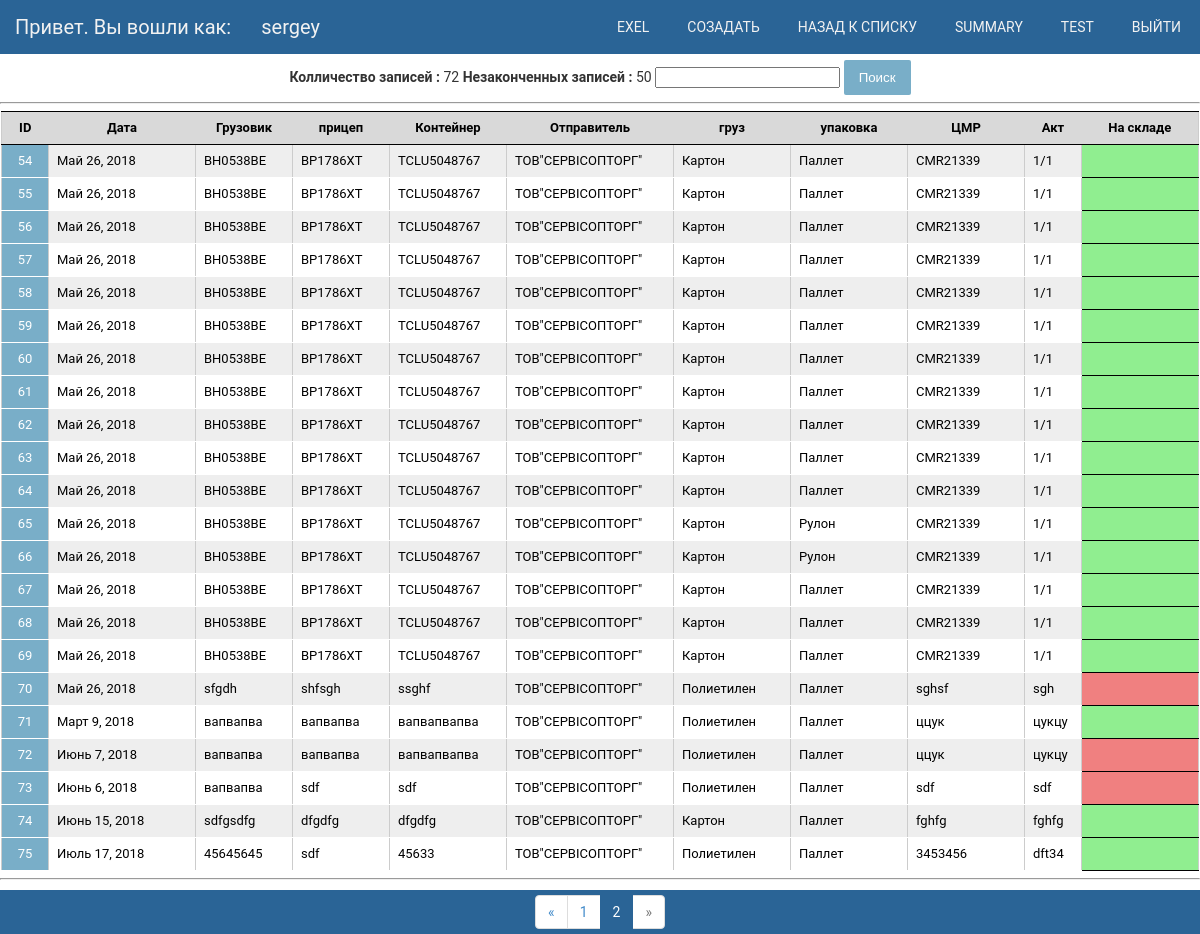
Screenshot of /samsung/?page=2 (signed in) with the database file from the repository.
### samsung/models.py (models this page shows, shortened)
class Incoming(models.Model):
    class Meta():
        db_table = 'incoming'
    incoming_date = models.DateField('Дата разгрузки')
    track_i = models.CharField('Номер грузовика', max_length=8)
    trailer_i = models.CharField('Номер прицепа', max_length=8)
    container_i = models.CharField('Номер контейнера', max_length=11)
    uploading = (
        ('0', 'Нет'),
        ('1', 'Да'),
    )
    upload = models.CharField('Контейнер', max_length=3, blank=False, choices=uploading, default='d', help_text='Снятие контейнера')
    sender = models.ForeignKey('Company', on_delete=models.SET_NULL, null=True, verbose_name='Отправитель')
    cargo = models.ForeignKey('Cargo', on_delete=models.SET_NULL, null=True, verbose_name='Наименование груза')
    pack = models.ForeignKey('Type', on_delete=models.SET_NULL, null=True, verbose_name='Вид упаковки')
    quantity_i = models.PositiveIntegerField('Количество')
    cell_position = models.ForeignKey('Position', on_delete=models.SET_NULL, null=True, verbose_name='Ячейка', help_text='Место размещения на складе')
    cmr = models.CharField('CMR/TTH', max_length=12)
    akt_i = models.CharField('Номер акта', max_length=5)
    lot = models.CharField('Лот', max_length=19)
    def get_absolute_url(self):
        return reverse('detail', kwargs={"id": self.id})

class Company(models.Model):
    class Meta():
        db_table = 'company'
    company = models.CharField(max_length=20, verbose_name='Компания', help_text='Отправитель/получатель')
    def __str__(self):
        return '%s' % (self.company)

class Cargo(models.Model):
    class Meta():
        db_table = 'cargo'
    cargotype = models.CharField('Наименование груза', max_length=12)
    count = models.DecimalField('Стоимость', max_digits=4, decimal_places=2)
    def __str__(self):
        return '%s' % (self.cargotype)

class Type(models.Model):
    class Meta():
        db_table = 'type'
    type = models.CharField('Вид упаковки', max_length=12)
    def __str__(self):
        return '%s' % (self.type)

### samsung/views.py (the view, shortened to what this page needs)
# urls.py: url(r'^samsung/', include('samsung.urls')),
def samsung(request):
    incomings = Incoming.objects.all()
    outcomings = Outcoming.objects.all()
    allbase = incomings.count()
    out = outcomings.count()
    rest = allbase-out
    query = request.GET.get('search')
    page = request.GET.get('page')
    paginator = Paginator(incomings, 50)
    try:
        incomings = paginator.page(page)
    except PageNotAnInteger:
        incomings = paginator.page(1)
    except EmptyPage:
        incomings = paginator.page(paginator.num_pages)
    context = {'incomings': incomings, 'allbase': allbase, 'rest': rest, 'outcomings': outcomings}
    return render(request, 'samsung.html', context)

### templates/samsung.html (shortened to what this page needs)
{% extends "topbar.html" %}
{% load staticfiles %}
{% block content %}
{% if user.is_active %}
<form class="" action="" method="GET">
  <font='black'></font><strong> Колличество записей :</strong> {{ allbase }}
  <font='black'></font><strong> Незаконченных записей :</strong> {{ rest }}
  <input type="text" name="search" value="{{ request.GET.search }}" required title="Формат для поиска даты ГГ-ММ-ДД. Пишем через тире.">
  <input type="submit" name="" value="Поиск">
</form>
<hr>
<table class="tablemain" align='center' cellpadding="1" cellspacing="1" border="1">
  <thead>
    <tr>
    <th align="justify" width="30"> ID</td>
    <th align="justify" width="130"> Дата</td>
    <th align="justify" width="80">Грузовик</td>
    <th align="justify" width="80">прицеп</td>
    <th align="justify" width="100">Контейнер</td>
    <th align="justify" width="150">Отправитель</td>
    <th align="justify" width="100">груз</td>
    <th align="justify" width="100">упаковка</td>
    <th align="justify" width="100">ЦМР</td>
    <th align="justify" width="40">Акт</td>
    <th align="justify" width="100">На складе</td>
    </tr>
  </thead>
    <tbody align='center' cellpadding="1" cellspacing="1" border="1">
      {% for act in incomings %}
      <tr>
        <td align="center" width="30" bgcolor=#79aec8>
          <a class="button" href="{{ act.get_absolute_url }}">{{ act.id }}</a>
        </td>
        <td align="justify" width="130">{{ act.incoming_date }}</td>
        <td align="justify" width="80">{{ act.track_i }}</td>
        <td align="justify" width="80">{{ act.trailer_i }}</td>
        <td align="justify" width="100">{{ act.container_i }}</td>
        <td align="justify" width="150">{{ act.sender }}</td>
        <td align="justify" width="100">{{ act.cargo }}</td>
        <td align="justify" width="100">{{ act.pack }}</td>
        <td align="justify" width="100">{{ act.cmr }}</td>
        <td align="justify" width="40">{{ act.akt_i }}</td>
        {% if not act.outcoming.akt_o %}
        <th align="justify" width="100" bgcolor=#90EE90></th>
        {% elif act.outcoming.akt_o %}
        <th align="justify" width="100" bgcolor=#F08080></th>
        {% endif %}
      </tr>
      {% endfor %}
    </tbody>
</table>
    <hr>
{% block pagination %}
{% if incomings.has_other_pages %}
<div class="paginationstick center">
  <ul class="pagination">
    {% if incomings.has_previous %}
      <li><a href="?page={{ incomings.previous_page_number }}{% if request.GET.search %}&search={{ request.GET.search }}{% endif %}">&laquo;</a></li>
    {% else %}
      <li class="disabled"><span>&laquo;</span></li>
    {% endif %}
    {% for i in incomings.paginator.page_range %}
      {% if incomings.number == i %}
        <li class="active"><span>{{ i }} </span></li>
      {% else %}
        <li><a href="?page={{ i }}">{{ i }}</a></li>
      {% endif %}
    {% endfor %}
    {% if incomings.has_next %}
      <li><a href="?page={{ incomings.next_page_number }}{% if request.GET.search %}&search={{ request.GET.search }}{% endif %}">&raquo;</a></li>
    {% else %}
      <li class="disabled"><span>&raquo;</span></li>
    {% endif %}
  </ul>
</div>
{% endif %}
{% endblock %}
{% endif %}
{% endblock %}

### templates/topbar.html (shortened to what this page needs)
{% load staticfiles %}
<html lang="en" dir="ltr">
  <head>
    <link rel="stylesheet" type="text/css" href="{% static "css/base.css" %}"/>
  </head>
{% if user.is_active %}
  <body class="main">
    <div class="navbar">
      <li>Привет. Вы вошли как:</li>
      <li>{% firstof user.get_short_name user.get_username %}</li>
      <a href="{% url 'logout_user' %}">Выйти</a>
      <a href="{% url 'test' %}">test</a>
      <a href="{% url 'summary' %}">summary</a>
      <a href="{% url 'samsung' %}">Назад к списку</a>
      <a href="{% url 'new' %}">созадать</a>
      <a href="{% url 'exel_out' %}">Exel</a>
      </div>
  </body>
{% endif %}
{% block content %}
{% endblock %}

### static/css/base.css (style rules this page uses)
body { margin: 0; padding: 0; font-size: 14px; font-family: "Roboto","Lucida Grande","DejaVu Sans","Bitstream Vera Sans",Verdana,Arial,sans-serif; color: #333; background: #FFF; padding-bottom: 40px; }
form { text-align: center; }
.tablemain th { font-size: 13px; font-weight: bold; border-top: 1px solid #000; border-bottom: 1px solid #000; color: #000; padding: 8px; }
.tablemain td { border-bottom: 1px solid #fff; color: #000; border-top: 1px solid transparent; padding: 8px; }
.tablemain tr:nth-of-type(odd) { background: #eee; }
.pagination { display: inline-block; position: relative; padding-left: 0; margin: 5px ; border-radius: 4px; text-align: center; clear: both; }
.pagination > li { display: inline; }
.pagination > li > a, .pagination > li > span { position: relative; float: left; padding: 6px 12px; margin-left: -1px; line-height: 1.42857143; color: #428bca; text-decoration: none; background-color: #fff; border: 1px solid #ddd; }
.pagination > li:first-child > a, .pagination > li:first-child > span { margin-left: 0; border-top-left-radius: 4px; border-bottom-left-radius: 4px; }
.pagination > li:last-child > a, .pagination > li:last-child > span { border-top-right-radius: 4px; border-bottom-right-radius: 4px; }
.pagination > .active > a, .pagination > .active > span, .pagination > .active > a:hover, .pagination > .active > span:hover, .pagination > .active > a:focus, .pagination > .active > span:focus { z-index: 2; color: #fff; cursor: default; background-color: #2a6496; border-color: #2a6496; }
.pagination > .disabled > span, .pagination > .disabled > span:hover, .pagination > .disabled > span:focus, .pagination > .disabled > a, .pagination > .disabled > a:hover, .pagination > .disabled > a:focus { color: #777; cursor: not-allowed; background-color: #fff; border-color: #ddd; }
.navbar { overflow: hidden; background-color: #2a6496; position: fixed; top: 0; width: 100%; }
.navbar li { float: left; text-align: center; color: #f2f2f2; display: block; padding: 15px 15px; font-size: 20px; }
.navbar a { float: right; display: block; color: #f2f2f2; text-align: center; padding: 19px 19px; text-decoration: none; text-transform: uppercase; }
.main { margin-top: 60px; }
.paginationstick { overflow: hidden; background-color: #2a6496; position: fixed; bottom: 0px; width: 100%; padding-top: 0px; }
.center { text-align: center; }
.button, input[type=submit], input[type=button], .submit-row input, a.button { background: #79aec8; padding: 10px 15px; border: none; border-radius: 2px; color: #fff; cursor: pointer; text-decoration: none; }
a.button { padding: 4px 5px; }
table { border-collapse: collapse; border-color: #ccc; }
td, th { font-size: 13px; line-height: 16px; border-bottom: 1px solid #eee; vertical-align: top; padding: 8px; font-family: "Roboto", "Lucida Grande", Verdana, Arial, sans-serif; }
th { color: #000; font-weight: 600; text-align: center; }
thead th, tfoot td { color: #666; padding: 5px 10px; font-size: 11px; background: #D9D9D9; border: none; border-top: 1px solid #eee; border-bottom: 1px solid #eee; }

### rows the page displays
Incoming: id "54", incoming_date "Май 26, 2018", track_i "ВН0538ВЕ", trailer_i "ВР1786ХТ", container_i "TCLU5048767", sender "ТОВ\"СЕРВІСОПТОРГ\"", cargo "Картон", pack "Паллет", cmr "СМR21339", akt_i "1/1"
Incoming: id "55", incoming_date "Май 26, 2018", track_i "ВН0538ВЕ", trailer_i "ВР1786ХТ", container_i "TCLU5048767", sender "ТОВ\"СЕРВІСОПТОРГ\"", cargo "Картон", pack "Паллет", cmr "СМR21339", akt_i "1/1"
Incoming: id "56", incoming_date "Май 26, 2018", track_i "ВН0538ВЕ", trailer_i "ВР1786ХТ", container_i "TCLU5048767", sender "ТОВ\"СЕРВІСОПТОРГ\"", cargo "Картон", pack "Паллет", cmr "СМR21339", akt_i "1/1"
Incoming: id "57", incoming_date "Май 26, 2018", track_i "ВН0538ВЕ", trailer_i "ВР1786ХТ", container_i "TCLU5048767", sender "ТОВ\"СЕРВІСОПТОРГ\"", cargo "Картон", pack "Паллет", cmr "СМR21339", akt_i "1/1"
Incoming: id "58", incoming_date "Май 26, 2018", track_i "ВН0538ВЕ", trailer_i "ВР1786ХТ", container_i "TCLU5048767", sender "ТОВ\"СЕРВІСОПТОРГ\"", cargo "Картон", pack "Паллет", cmr "СМR21339", akt_i "1/1"
Incoming: id "59", incoming_date "Май 26, 2018", track_i "ВН0538ВЕ", trailer_i "ВР1786ХТ", container_i "TCLU5048767", sender "ТОВ\"СЕРВІСОПТОРГ\"", cargo "Картон", pack "Паллет", cmr "СМR21339", akt_i "1/1"
Incoming: id "60", incoming_date "Май 26, 2018", track_i "ВН0538ВЕ", trailer_i "ВР1786ХТ", container_i "TCLU5048767", sender "ТОВ\"СЕРВІСОПТОРГ\"", cargo "Картон", pack "Паллет", cmr "СМR21339", akt_i "1/1"
Incoming: id "61", incoming_date "Май 26, 2018", track_i "ВН0538ВЕ", trailer_i "ВР1786ХТ", container_i "TCLU5048767", sender "ТОВ\"СЕРВІСОПТОРГ\"", cargo "Картон", pack "Паллет", cmr "СМR21339", akt_i "1/1"
Incoming: id "62", incoming_date "Май 26, 2018", track_i "ВН0538ВЕ", trailer_i "ВР1786ХТ", container_i "TCLU5048767", sender "ТОВ\"СЕРВІСОПТОРГ\"", cargo "Картон", pack "Паллет", cmr "СМR21339", akt_i "1/1"
Incoming: id "63", incoming_date "Май 26, 2018", track_i "ВН0538ВЕ", trailer_i "ВР1786ХТ", container_i "TCLU5048767", sender "ТОВ\"СЕРВІСОПТОРГ\"", cargo "Картон", pack "Паллет", cmr "СМR21339", akt_i "1/1"
Incoming: id "64", incoming_date "Май 26, 2018", track_i "ВН0538ВЕ", trailer_i "ВР1786ХТ", container_i "TCLU5048767", sender "ТОВ\"СЕРВІСОПТОРГ\"", cargo "Картон", pack "Паллет", cmr "СМR21339", akt_i "1/1"
Incoming: id "65", incoming_date "Май 26, 2018", track_i "ВН0538ВЕ", trailer_i "ВР1786ХТ", container_i "TCLU5048767", sender "ТОВ\"СЕРВІСОПТОРГ\"", cargo "Картон", pack "Рулон", cmr "СМR21339", akt_i "1/1"
Incoming: id "66", incoming_date "Май 26, 2018", track_i "ВН0538ВЕ", trailer_i "ВР1786ХТ", container_i "TCLU5048767", sender "ТОВ\"СЕРВІСОПТОРГ\"", cargo "Картон", pack "Рулон", cmr "СМR21339", akt_i "1/1"
Incoming: id "67", incoming_date "Май 26, 2018", track_i "ВН0538ВЕ", trailer_i "ВР1786ХТ", container_i "TCLU5048767", sender "ТОВ\"СЕРВІСОПТОРГ\"", cargo "Картон", pack "Паллет", cmr "СМR21339", akt_i "1/1"
Incoming: id "68", incoming_date "Май 26, 2018", track_i "ВН0538ВЕ", trailer_i "ВР1786ХТ", container_i "TCLU5048767", sender "ТОВ\"СЕРВІСОПТОРГ\"", cargo "Картон", pack "Паллет", cmr "СМR21339", akt_i "1/1"
Incoming: id "69", incoming_date "Май 26, 2018", track_i "ВН0538ВЕ", trailer_i "ВР1786ХТ", container_i "TCLU5048767", sender "ТОВ\"СЕРВІСОПТОРГ\"", cargo "Картон", pack "Паллет", cmr "СМR21339", akt_i "1/1"
Incoming: id "70", incoming_date "Май 26, 2018", track_i "sfgdh", trailer_i "shfsgh", container_i "ssghf", sender "ТОВ\"СЕРВІСОПТОРГ\"", cargo "Полиетилен", pack "Паллет", cmr "sghsf", akt_i "sgh"
Incoming: id "71", incoming_date "Март 9, 2018", track_i "вапвапва", trailer_i "вапвапва", container_i "вапвапвапва", sender "ТОВ\"СЕРВІСОПТОРГ\"", cargo "Полиетилен", pack "Паллет", cmr "ццук", akt_i "цукцу"
Incoming: id "72", incoming_date "Июнь 7, 2018", track_i "вапвапва", trailer_i "вапвапва", container_i "вапвапвапва", sender "ТОВ\"СЕРВІСОПТОРГ\"", cargo "Полиетилен", pack "Паллет", cmr "ццук", akt_i "цукцу"
Incoming: id "73", incoming_date "Июнь 6, 2018", track_i "вапвапва", trailer_i "sdf", container_i "sdf", sender "ТОВ\"СЕРВІСОПТОРГ\"", cargo "Полиетилен", pack "Паллет", cmr "sdf", akt_i "sdf"
Incoming: id "74", incoming_date "Июнь 15, 2018", track_i "sdfgsdfg", trailer_i "dfgdfg", container_i "dfgdfg", sender "ТОВ\"СЕРВІСОПТОРГ\"", cargo "Картон", pack "Паллет", cmr "fghfg", akt_i "fghfg"
Incoming: id "75", incoming_date "Июль 17, 2018", track_i "45645645", trailer_i "sdf", container_i "45633", sender "ТОВ\"СЕРВІСОПТОРГ\"", cargo "Полиетилен", pack "Паллет", cmr "3453456", akt_i "dft34"

### other values shown
{{ allbase }} "72"
{{ rest }} "50"
{{ i }} "1"
{{ i }} "2"
